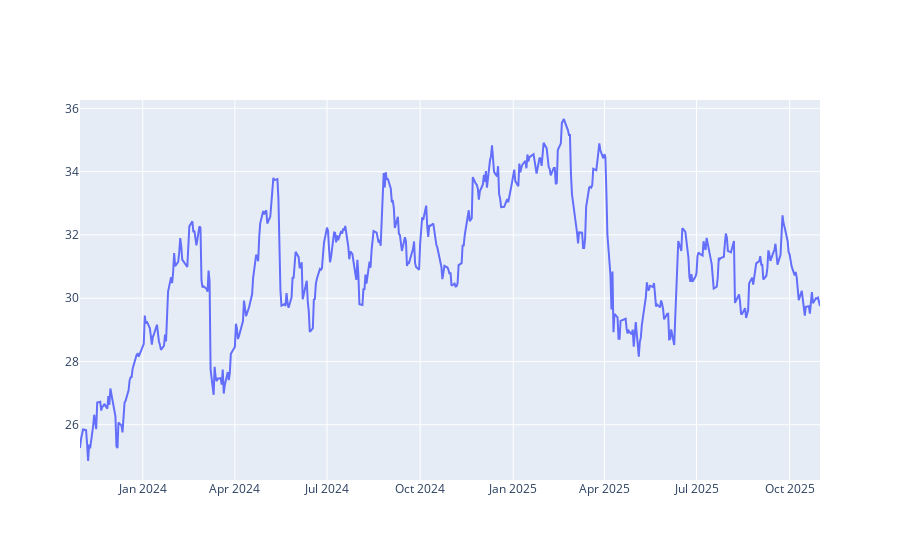

Notebook cell for this chart:
### Code cell
fig = go.Figure()

fig.add_trace(go.Scatter(
    y=data["Close"]["PETR4.SA"],
    x=data.index,
    name="Preço PETR4.SA",
    yaxis="y1"
))


fig.show(fig_type="png")

### Figure 1 — Plotly figure (JSON) as saved in the notebook; plotly's stock layout.template omitted (floating-point values rounded to 4 significant figures; data arrays with more than 128 entries replaced by an {"elided": "..."} marker saying what was removed)
{"data": [{"name": "Preço PETR4.SA", "type": "scatter", "x": {"elided": "502 str values"}, "y": {"elided": "502 float values"}, "yaxis": "y"}], "layout": {}}
